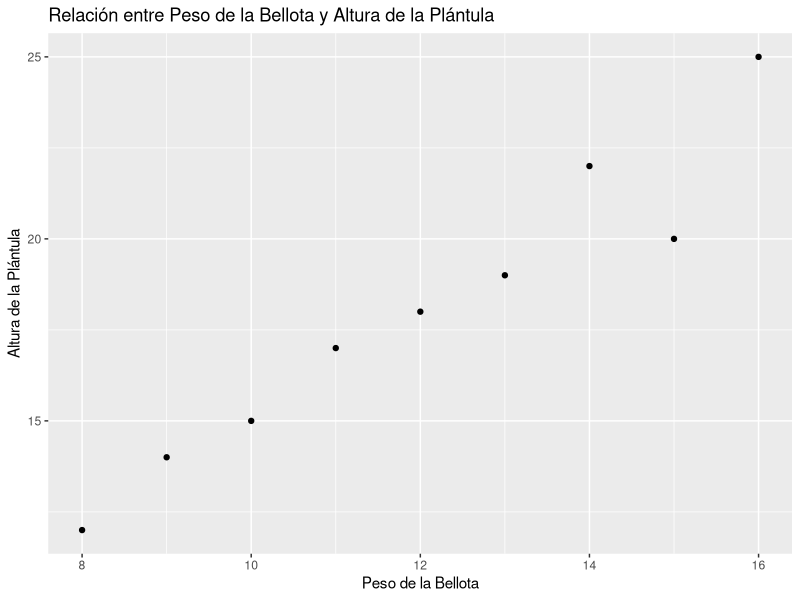

The R source for this figure:
## ---- chunk 1
# Carga de paquetes necesarios
library(ggplot2)
library(knitr)
library(broom)


## ---- chunk 2
datos <- read.csv("../datos/peso_altura_bellota.csv")

# Visualizar las primeras filas del conjunto de datos
head(datos)
## ---- chunk 3
# Gráfico de dispersión para visualizar la relación entre las variables
ggplot(datos, aes(x = peso_bellota, y = altura_plantula)) +
  geom_point() +
  labs(title = "Relación entre Peso de la Bellota y Altura de la Plántula",
       x = "Peso de la Bellota",
       y = "Altura de la Plántula")

## ---- chunk 4
# Ajustar un modelo de regresión lineal
modelo <- lm(altura_plantula ~ peso_bellota, data = datos)

# Resumen del modelo
summary(modelo)
## ---- chunk 5
# Utilizar broom para convertir los resultados de la regresión en un marco de datos
resultados_regresion <- tidy(modelo)

# Mostrar los resultados utilizando kable
kable(resultados_regresion, caption = "Resultados de la Regresión Lineal")
